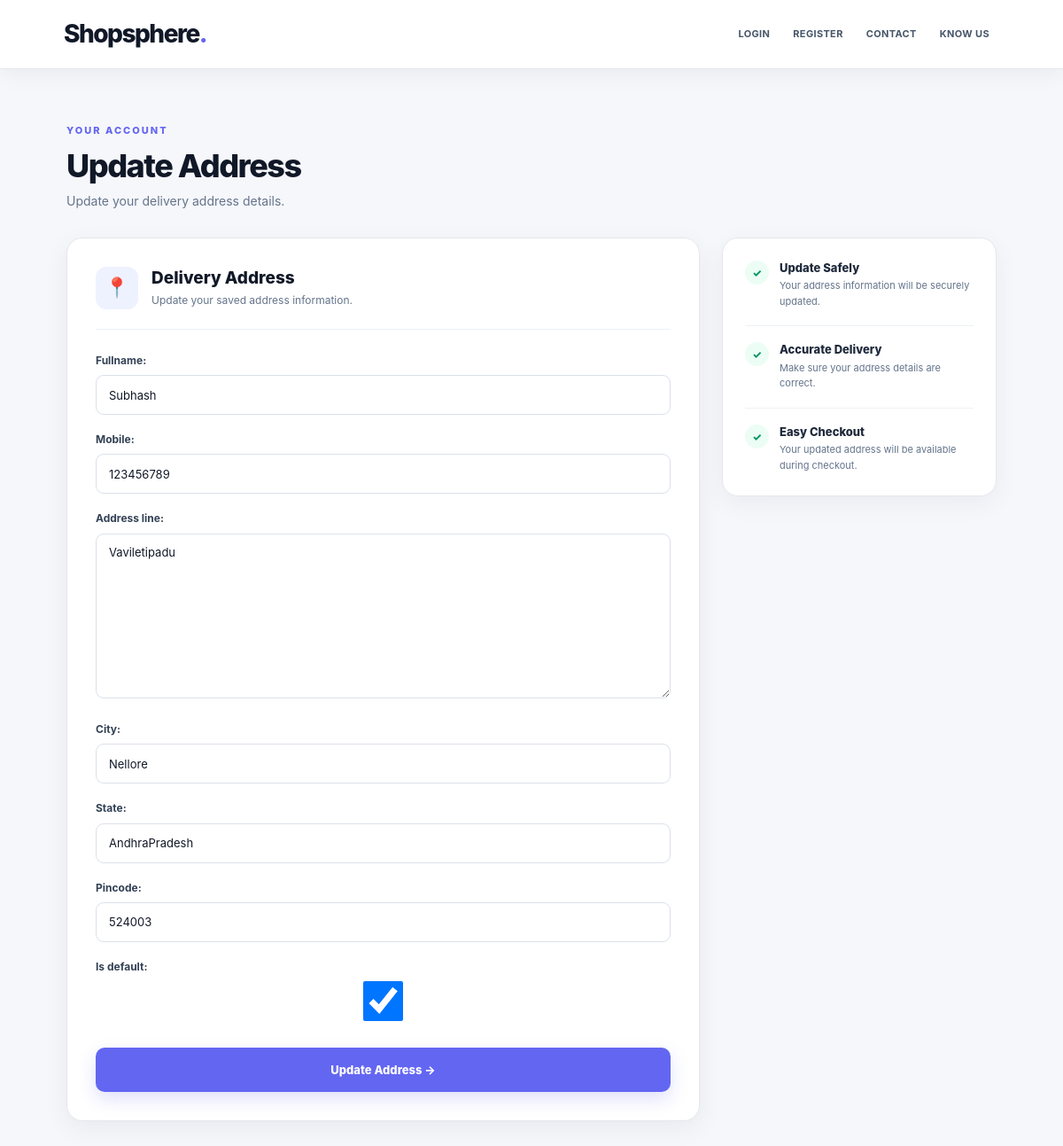
Page /orders/update_address/1 on the committed database.
### orders/models.py (models this page shows)
class Address(models.Model):
    user=models.ForeignKey(User,on_delete=models.CASCADE)
    fullname=models.CharField(max_length=100)
    mobile=models.CharField(max_length=15)
    address_line=models.TextField()
    city=models.CharField(max_length=50)
    state=models.CharField(max_length=50)
    pincode=models.CharField(max_length=10)
    is_default=models.BooleanField(default=False)
    created_at=models.DateTimeField(auto_now_add=True)

### orders/views.py (the view)
# urls.py: path('update_address/<int:pk>',update_address,name='update_address'),
def update_address(request,pk):
    address=Address.objects.get(id=pk)
    if request.method=='POST':
        form=AddressForm(request.POST,instance=address)
        if form.is_valid():
            a=form.save(commit=False)
            a.user=request.user
            a.save()
            return redirect('address_list')
    else:
        form=AddressForm(instance=address)
        context={'form':form}
    return render(request,'update_address.html',context)

### orders/forms.py
class AddressForm(forms.ModelForm):
    class Meta:
        model=Address
        exclude=['user']

### orders/templates/update_address.html (shortened to what this page needs)
{% extends 'main.html' %}
{% load static %}
{% block head %}
<link rel="stylesheet" href="{% static 'CSS/update_address.css' %}">
{% endblock %}
{% block content %}
<div class="update-address-page">
    <div class="update-address-header">
        <span>YOUR ACCOUNT</span>
        <h1>Update Address</h1>
        <p>Update your delivery address details.</p>
    </div>
    <div class="update-address-container">
        <div class="update-address-card">
            <div class="update-address-card-header">
                <div class="update-address-icon">📍</div>
                <div>
                    <h2>Delivery Address</h2>
                    <p>Update your saved address information.</p>
                </div>
            </div>
            <form action="" method="POST" class="update-address-form">
                {{form.as_p}}
                <button type="submit" class="update-address-submit">Update Address →</button>
            </form>
        </div>
        <div class="update-address-info">
            <div class="update-info-item">
                <span>✓</span>
                <div>
                    <h3>Update Safely</h3>
                    <p>Your address information will be securely updated.</p>
                </div>
            </div>
            <div class="update-info-item">
                <span>✓</span>
                <div>
                    <h3>Accurate Delivery</h3>
                    <p>Make sure your address details are correct.</p>
                </div>
            </div>
            <div class="update-info-item">
                <span>✓</span>
                <div>
                    <h3>Easy Checkout</h3>
                    <p>Your updated address will be available during checkout.</p>
                </div>
            </div>
        </div>
    </div>
</div>
{% endblock %}

### static/CSS/style.css (style rules this page uses)
* { margin: 0; padding: 0; box-sizing: border-box; }
html { scroll-behavior: smooth; }
body { min-height: 100vh; font-family: "Inter", "Segoe UI", Roboto, Arial, sans-serif; background: #f6f7fb; color: #1f2937; line-height: 1.6; }
button, input, textarea, select { font-family: inherit; }
button { cursor: pointer; }
h1, h2, h3, h4, h5, h6 { color: #111827; line-height: 1.25; }
input, textarea, select { outline: none; border: 1px solid #dbe1ea; border-radius: 10px; background: #ffffff; color: #111827; transition: border 0.25s ease, box-shadow 0.25s ease; }

### orders/static/CSS/update_address.css (style rules this page uses)
.update-address-page { min-height: calc(100vh - 76px); padding: 55px 5% 80px; background: #f6f7fb; }
.update-address-header { width: 100%; max-width: 1050px; margin: 0 auto 30px; }
.update-address-header span { color: #6366f1; font-size: 11px; font-weight: 800; letter-spacing: 2px; }
.update-address-header h1 { margin: 6px 0 0; color: #111827; font-size: 36px; font-weight: 800; letter-spacing: -1.5px; }
.update-address-header p { margin-top: 6px; color: #64748b; font-size: 14px; }
.update-address-container { width: 100%; max-width: 1050px; margin: 0 auto; display: grid; grid-template-columns: minmax(0, 1fr) 310px; gap: 25px; align-items: start; }
.update-address-card { padding: 32px; background: #ffffff; border: 1px solid #e5e7eb; border-radius: 18px; box-shadow: 0 8px 30px rgba(15,23,42,0.06); }
.update-address-card-header { display: flex; align-items: center; gap: 15px; padding-bottom: 22px; border-bottom: 1px solid #eef1f5; }
.update-address-icon { width: 48px; height: 48px; display: flex; align-items: center; justify-content: center; border-radius: 12px; background: #eef2ff; font-size: 22px; }
.update-address-card-header h2 { color: #111827; font-size: 19px; font-weight: 800; }
.update-address-card-header p { margin-top: 3px; color: #64748b; font-size: 12px; }
.update-address-form { margin-top: 25px; }
.update-address-form p { margin: 0 0 18px; }
.update-address-form label { display: block; margin-bottom: 7px; color: #334155; font-size: 12px; font-weight: 700; }
.update-address-form input, .update-address-form textarea, .update-address-form select { width: 100%; padding: 12px 14px; border: 1px solid #dbe1ea; border-radius: 9px; outline: none; background: #ffffff; color: #111827; font-size: 13px; transition: all 0.25s ease; }
.update-address-form input { height: 45px; }
.update-address-form textarea { min-height: 110px; resize: vertical; }
.update-address-form input::placeholder, .update-address-form textarea::placeholder { color: #94a3b8; }
.update-address-submit { width: 100%; height: 50px; margin-top: 5px; border: none; border-radius: 10px; background: #6366f1; color: #ffffff; font-size: 13px; font-weight: 800; cursor: pointer; box-shadow: 0 8px 20px rgba(99,102,241,0.20); transition: all 0.3s ease; }
.update-address-info { padding: 25px; background: #ffffff; border: 1px solid #e5e7eb; border-radius: 18px; box-shadow: 0 8px 30px rgba(15,23,42,0.05); }
.update-info-item { display: flex; gap: 12px; padding: 18px 0; border-bottom: 1px solid #eef1f5; }
.update-info-item:first-child { padding-top: 0; }
.update-info-item:last-child { padding-bottom: 0; border-bottom: none; }
.update-info-item > span { width: 27px; height: 27px; flex-shrink: 0; display: flex; align-items: center; justify-content: center; border-radius: 50%; background: #ecfdf5; color: #059669; font-size: 12px; font-weight: 800; }
.update-info-item h3 { color: #1e293b; font-size: 13px; font-weight: 800; }
.update-info-item p { margin-top: 4px; color: #64748b; font-size: 11px; line-height: 1.6; }

### rows in the picture
Address: fullname "Subhash", mobile "123456789", address_line "Vaviletipadu", city "Nellore", state "AndhraPradesh", pincode "524003", is_default "☑"
